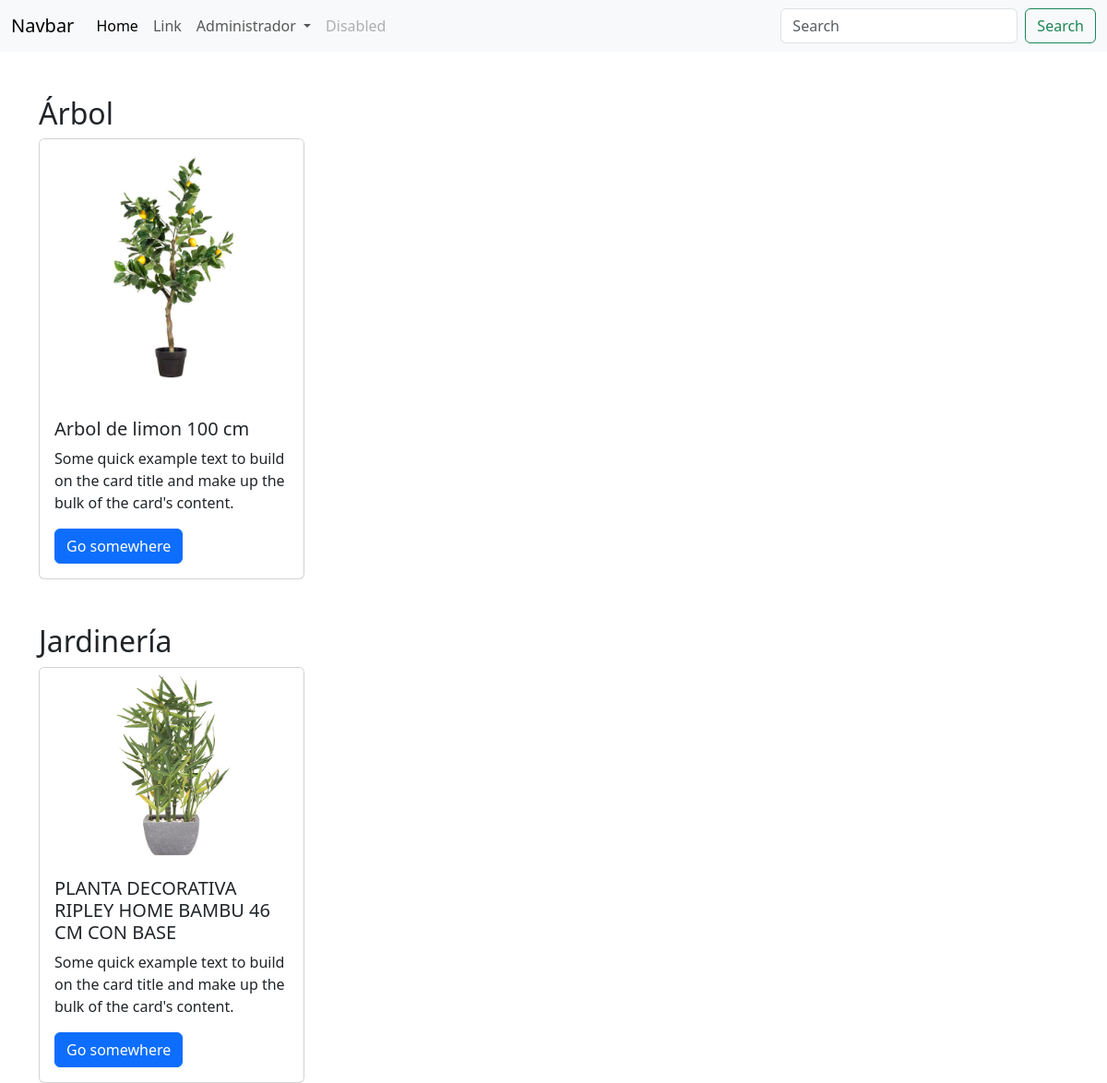
Before: / with the older database file.
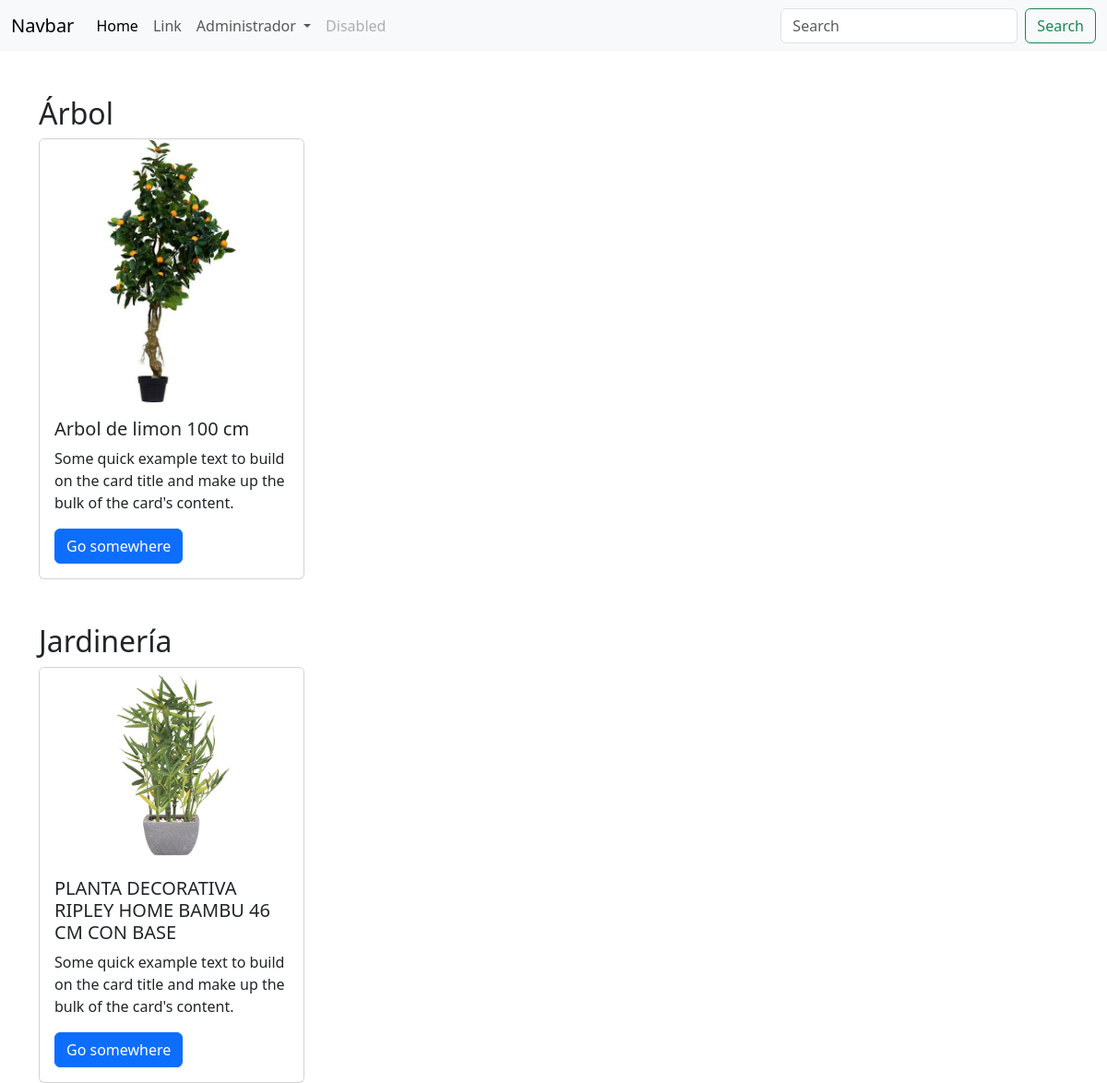
After: the same page with the newer database file.
### apps/Tienda/models.py (models this page shows, shortened)
class Producto(models.Model):
    sku = models.CharField(primary_key=True,max_length=15)
    nombre = models.CharField(max_length=50)
    precio = models.IntegerField()
    stock = models.IntegerField()
    fecha = models.DateField(auto_now_add=True)
    descripcion = models.CharField(max_length=120)
    imagenUrl = models.ImageField(upload_to="imagenesProducto")
    categoriaId = models.ForeignKey(Categoria, on_delete=models.CASCADE)

### apps/Tienda/views.py (the view)
# urls.py: path('',views.cargarInicio),
def cargarInicio(request):
    productos = Producto.objects.all()
    cate_producto_jardineria = Producto.objects.filter(categoriaId = 1)
    cate_producto_arbol = Producto.objects.filter(categoriaId = 2)
    return render(request,"inicio.html",{"producto":productos,"cate_arbol":cate_producto_arbol,"cate_jardineria": cate_producto_jardineria})

### apps/Tienda/templates/inicio.html (shortened to what this page needs)
{% extends "./base.html" %}
{% load static %}
{% block body %}
    <link rel="stylesheet" href="{% static 'css/style.css' %}">
    <div class="container">
        <div class="row mt-5">
            <h2>Árbol</h2>
            {% for p in cate_arbol %}
            <div class="col">
                <div class="card" style="width: 18rem;">
                    <img src="{{p.imagenUrl.url}}" class="card-img-top" alt="...">
                    <div class="card-body">
                      <h5 class="card-title">{{p.nombre}}</h5>
                      <p class="card-text">Some quick example text to build on the card title and make up the bulk of the card's content.</p>
                      <a href="#" class="btn btn-primary">Go somewhere</a>
                    </div>
                  </div>
            </div>
            {% endfor %}
        </div>
        <div class="row mt-5">
            <h2>Jardinería</h2>
            {% for p in cate_jardineria %}
            <div class="col">
                <div class="card" style="width: 18rem;">
                    <img src="{{p.imagenUrl.url}}" class="card-img-top" alt="...">
                    <div class="card-body">
                      <h5 class="card-title">{{p.nombre}}</h5>
                      <p class="card-text">Some quick example text to build on the card title and make up the bulk of the card's content.</p>
                      <a href="#" class="btn btn-primary">Go somewhere</a>
                    </div>
                  </div>
            </div>
            {% endfor %}
        </div>
    </div>
{% endblock %}

### apps/Tienda/templates/base.html (shortened to what this page needs)
<!DOCTYPE html>
<html lang="en">
<head>
    <link href="https://cdn.jsdelivr.net/npm/bootstrap@5.3.0-alpha3/dist/css/bootstrap.min.css" rel="stylesheet">
</head>
<body>
    <nav class="navbar navbar-expand-lg bg-body-tertiary">
        <div class="container-fluid">
          <a class="navbar-brand" href="#">Navbar</a>
          <div class="collapse navbar-collapse" id="navbarSupportedContent">
            <ul class="navbar-nav me-auto mb-2 mb-lg-0">
              <li class="nav-item">
                <a class="nav-link active" aria-current="page" href="/">Home</a>
              </li>
              <li class="nav-item">
                <a class="nav-link" href="#">Link</a>
              </li>
              <li class="nav-item dropdown">
                <a class="nav-link dropdown-toggle" href="#" role="button" data-bs-toggle="dropdown" aria-expanded="false">
                  Administrador
                </a>
              </li>
              <li class="nav-item">
                <a class="nav-link disabled">Disabled</a>
              </li>
            </ul>
            <form class="d-flex" role="search">
              <input class="form-control me-2" type="search" placeholder="Search" aria-label="Search">
              <button class="btn btn-outline-success" type="submit">Search</button>
            </form>
          </div>
        </div>
      </nav>
        {% block body %}
        {% endblock %}
</body>
</html>

Changed rows visible on the page:
changed Producto "Arbol de limon 100 cm": imagenUrl: a different picture
